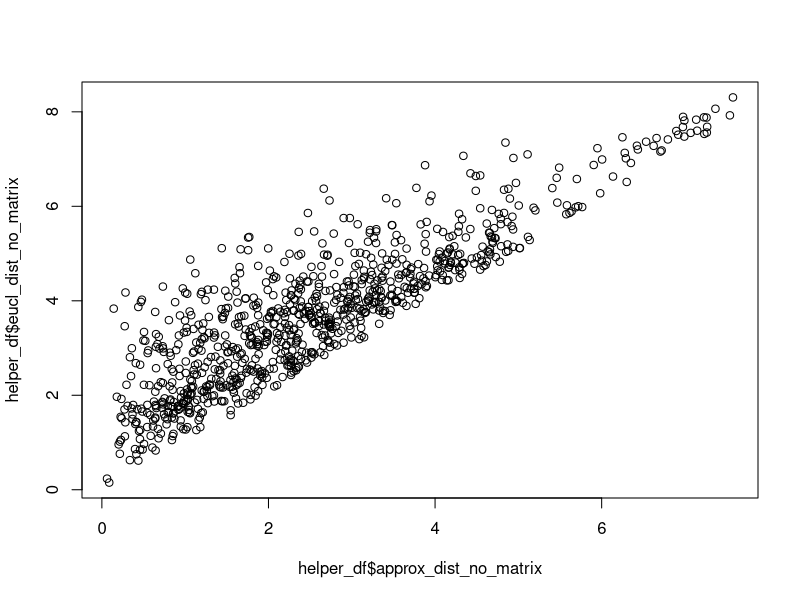

Generate this figure with R:
cereal_data <- as.data.frame(read.table("practical_3/Cereals.dat", header = TRUE))

## Standardized data
numerical_values <- cereal_data[,3:ncol(cereal_data)]
sd_numerical <- scale(numerical_values)

## Euclidean distance
eucl_dist <- as.matrix(dist(sd_numerical, upper = T))

## 2D approx
multidim_scale <- cmdscale(eucl_dist, k = 2, eig = T, x.ret = T)
multidim_scale$eig

## Closest points
approx_dist <- as.matrix(dist(multidim_scale$points, upper = T))
which(approx_dist == max(approx_dist), arr.ind = T)
cereal_data$Brand[41]
cereal_data$Brand[18]
cereal_data$Brand

## K dimension matrix
#Yes, 6

## Eigenvalues + GOF
multidim_scale$GOF
B <- multidim_scale$x
B.eigen <- eigen(B)
sum(B.eigen$values[1:2]) / sum(B.eigen$values)

B <- t(sd_numerical) %*% sd_numerical
B.eigen <- eigen(B)
B.eigen$values
sum(B.eigen$values[1:2]) / sum(B.eigen$values)

## Are there 0 Eigen? Why not?
# No.

## Plot distances and do regression.
eucl_dist_no_matrix <- dist(sd_numerical)
approx_dist_no_matrix <- dist(multidim_scale$points)
helper_df <- data.frame(cbind(approx_dist_no_matrix, eucl_dist_no_matrix))

plot(helper_df$approx_dist_no_matrix, helper_df$eucl_dist_no_matrix)

linearMod <- lm(approx_dist_no_matrix ~ eucl_dist_no_matrix, data = helper_df)
summary(linearMod)

## Non-metric